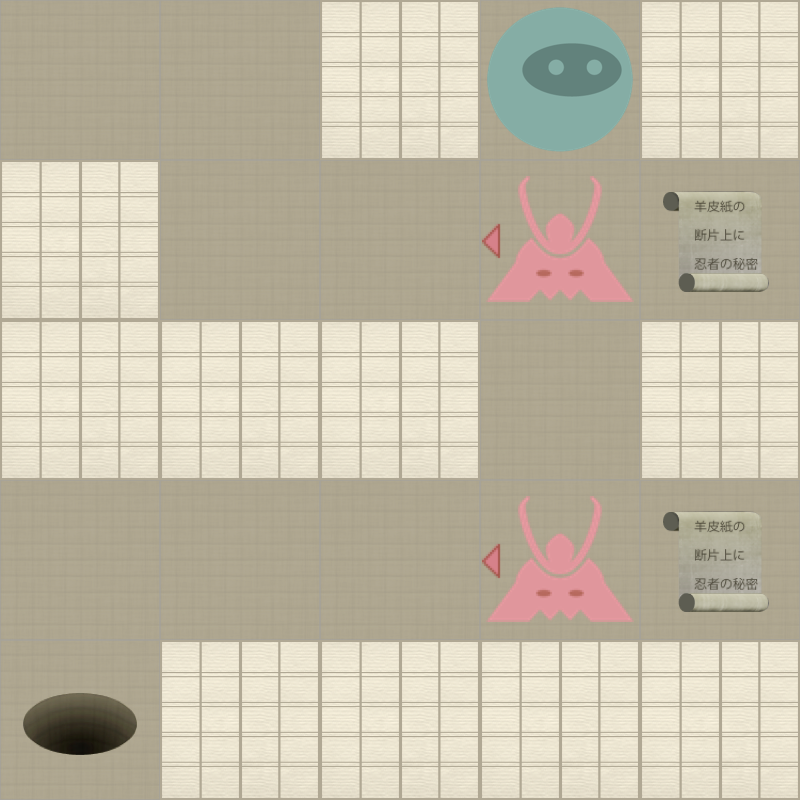

This is a level from a 2D game, rendered from its Tiled map with the project's own tilesets. A one-line summary and the map file follow, with tile-layer data summarised:
An orthogonal 5x5 tile map with 160x160 px tiles, 2 tile layers (Level, Actors).

<map version="1.0" orientation="orthogonal" width="5" height="5" tilewidth="160" tileheight="160">
 <properties>
  <property name="moves" value="13" />
 </properties>
 <tileset firstgid="1" name="tiles" tilewidth="160" tileheight="160" spacing="2" margin="2">
  <image source="tiles-ipadhd.png" width="1024" height="1024" />
  <tile id="0">
   <properties>
    <property name="actor" value="exit" />
   </properties>
  </tile>
  <tile id="2">
   <properties>
    <property name="actor" value="guard" />
    <property name="direction" value="down" />
   </properties>
  </tile>
  <tile id="3">
   <properties>
    <property name="actor" value="guard" />
    <property name="direction" value="left" />
   </properties>
  </tile>
  <tile id="4">
   <properties>
    <property name="actor" value="guard" />
    <property name="direction" value="right" />
   </properties>
  </tile>
  <tile id="5">
   <properties>
    <property name="actor" value="guard" />
    <property name="direction" value="up" />
   </properties>
  </tile>
  <tile id="7">
   <properties>
    <property name="actor" value="player" />
   </properties>
  </tile>
  <tile id="8">
   <properties>
    <property name="actor" value="scroll" />
   </properties>
  </tile>
  <tile id="9">
   <properties>
    <property name="wall" value="1" />
   </properties>
  </tile>
 </tileset>
 <layer name="Level" width="5" height="5">
  <data>[25 cells, 25 non-empty, 2 distinct tile ids]</data>
 </layer>
 <layer name="Actors" width="5" height="5">
  <data>[25 cells, 6 non-empty, 4 distinct tile ids]</data>
 </layer>
</map>
